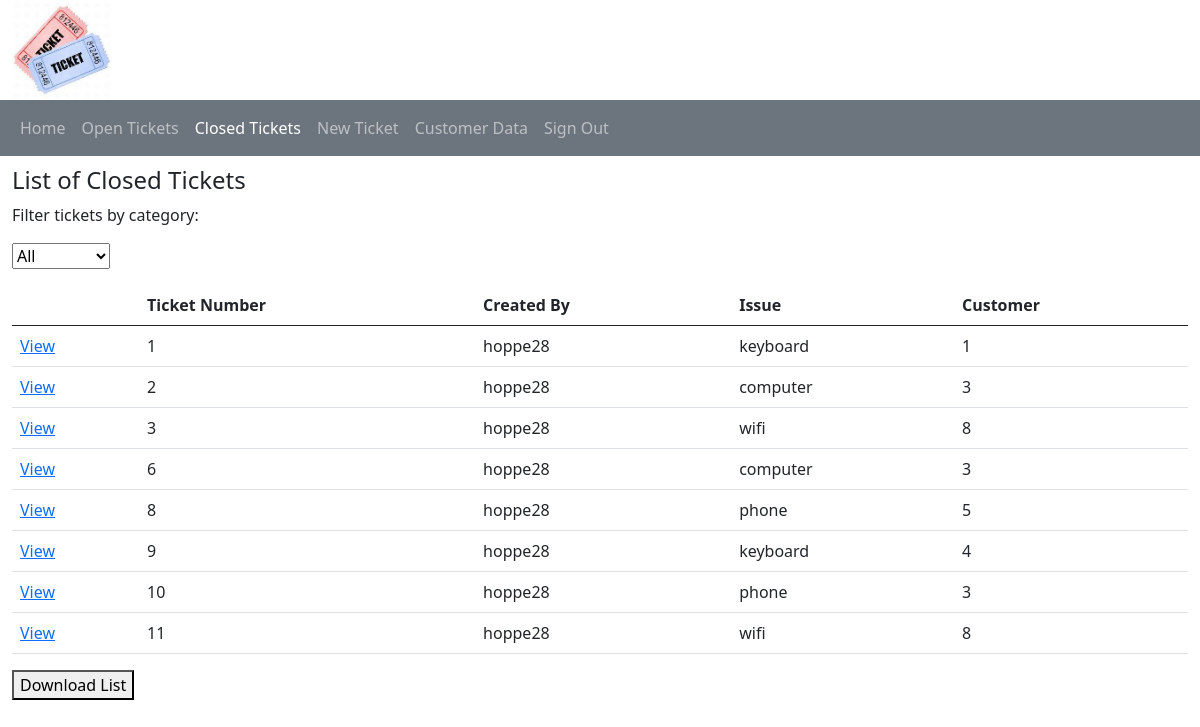
The app's page /index.php?mode=displayTickets&status=closed (signed in) with its own data.
### tables this page shows
CREATE TABLE `ticket` (
  `ticketNum` int(11) NOT NULL,
  `status` varchar(10) DEFAULT NULL,
  `category` varchar(20) DEFAULT NULL,
  `description` varchar(1000) DEFAULT NULL,
  `deviceBrand` varchar(20) DEFAULT NULL,
  `deviceModel` varchar(25) DEFAULT NULL,
  `availability` varchar(50) DEFAULT NULL,
  `customerID` int(11) DEFAULT NULL,
  `adminID` varchar(20) DEFAULT NULL
);

### displayTickets.php (the view, shortened to what this page needs)
<?php
if ($category !== "All") {
    $pageTitle = "List of ".ucfirst($status)." Tickets";
    $sql = "SELECT `ticketNum`, `adminID`, `category`, `customerID` FROM `ticket` WHERE `status` = :status AND `category` = :category;";
    $parameterValues = array(
        ":status" => $status,
        ":category" => $category
    );
    $response = getAll($sql, $db, $parameterValues);
}
else {
    $pageTitle = "List of ".ucfirst($status)." Tickets";
    $sql = "SELECT `ticketNum`, `adminID`, `category`, `customerID` FROM `ticket` WHERE `status` = :status;";
    $parameterValues = array(":status" => $status);
    $response = getAll($sql, $db, $parameterValues);
}
?>
<h4><?php echo $pageTitle; ?></h4>
<p>Filter tickets by category:
    <form method="post" action="index.php?mode=displayTickets&status=<?php echo $status; ?>">
    <select onchange="this.form.submit();" name="category">
        <option value="All">All</option>
    </select>
    </form>
</p>
<table class="table">
    <thead>
        <tr>
            <?php
            echo "<th></th>";
            foreach($columns as $c) {
                echo "<th>$c</th>";
            }
            ?>
        </tr>
    </thead>
    <tbody>
        <?php
        foreach($response as $item) {
            echo "<tr>";
            echo "<td><a href='index.php?mode=displayTicketInfo&ticket={$item['ticketNum']}'>View</a></td>";
            foreach($item as $key => $value) {
                echo "<td>$value</td>";
            }
            echo "</tr>";
        }
        ?>
    </tbody>
</table>

### header.php (shortened to what this page needs)
<!DOCTYPE html>
<html lang="en">
    <head>
        <link href="https://cdn.jsdelivr.net/npm/bootstrap@5.0.2/dist/css/bootstrap.min.css" rel="stylesheet">
    </head>
    <body>
        <div class='container-fluid'>
            <div class="row">
                <div class="col-sm-12">
                    <img src="tickets.jpeg" alt="Computer" height="100px">
                </div>
                <nav class="navbar navbar-expand-lg navbar-dark"  style="background-color: #6c757d; margin-bottom: 10px;">
                    <ul class="navbar-nav mr-auto">
                        <li class="nav-item">
                            <a class="nav-link" id="home-nav" href="index.php?mode=home">Home</a>
                        </li>
                        <li class="nav-item">
                            <a class="nav-link" id="open-nav" href="index.php?mode=displayTickets&status=open">Open Tickets</a>
                        </li>
                        <li class="nav-item">
                            <a class="nav-link" id="closed-nav" href="index.php?mode=displayTickets&status=closed">Closed Tickets</a>
                        </li>
                        <li class="nav-item">
                            <a class="nav-link" id="new-nav" href="index.php?mode=displayNewTicketForm">New Ticket</a>
                        </li>
						<li class="nav-item">
                            <a class="nav-link" id="customer-nav" href="index.php?mode=displayCustomer">Customer Data</a>
                        </li>
                        <li class="nav-item">
                            <a class="nav-link" id="logout-nav" href="index.php?mode=logout">Sign Out</a>
                        </li>
                    </ul>
                </nav>
            </div>

### index.php (shortened to what this page needs)
<?php
    include("header.php");
    include("pdo_connect.php");
    $mode = "";
    try {
        if (isset($_GET['mode'])) {
            $mode = $_GET['mode'];
        }
        switch ($mode) {
			    ?>
                <?php
            case 'displayTickets':
                if (isset($_GET["status"])) {
                    $status = $_GET["status"];
                }
                ?>
                <?php
                $category = "All";
                $columns = array("Ticket Number", "Created By", "Issue", "Customer");
                include('displayTickets.php');
				include('textPrint.php');
                break;
                ?>
                <?php
        }
    } catch (PDOException $e) {
        echo "Error!: ". $e->getMessage() . "<br/>";
        die();
    }
function getAll($sql, $db, $parameterValues = null){
    $statement = $db->prepare($sql);
    $statement->execute($parameterValues );
    $result = $statement->fetchAll(PDO::FETCH_ASSOC);
    return $result;
}
?>

### textPrint.php (shortened to what this page needs)
<button id="downloadButton">Download List</button>

### records on screen
ticket: ticketNum "1", adminID "hoppe28", category "keyboard", customerID "1"
ticket: ticketNum "2", adminID "hoppe28", category "computer", customerID "3"
ticket: ticketNum "3", adminID "hoppe28", category "wifi", customerID "8"
ticket: ticketNum "6", adminID "hoppe28", category "computer", customerID "3"
ticket: ticketNum "8", adminID "hoppe28", category "phone", customerID "5"
ticket: ticketNum "9", adminID "hoppe28", category "keyboard", customerID "4"
ticket: ticketNum "10", adminID "hoppe28", category "phone", customerID "3"
ticket: ticketNum "11", adminID "hoppe28", category "wifi", customerID "8"

### other values on screen
$pageTitle "List of Closed Tickets"
$c "Ticket Number"
$c "Created By"
$c "Issue"
$c "Customer"
